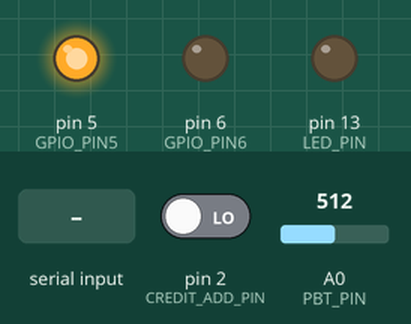
Bench run of a sketch on a simulated Arduino Uno, built with avr-gcc and run on an emulated ATmega328P. On the bench: output pins drawn as LEDs (lit = HIGH). The inputs (shaded band) are chosen by the test bench; at power-on: A0 (PBT_PIN) = 512, pin 2 (CREDIT_ADD_PIN) LOW. What the sketch prints to the serial monitor is not drawn.

Above: at 0.1 s.
1.4 s: "PIN6_HIGH\n" received over Serial
At 2.7 s:
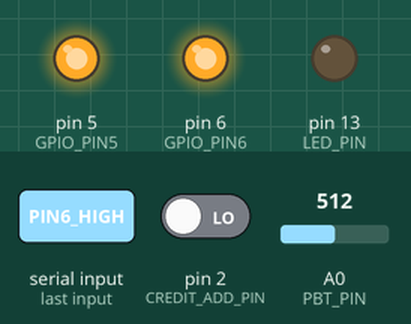
3.3 s: A0 (PBT_PIN) set to 533
6.3 s: A0 (PBT_PIN) set to 560
At 7.5 s:
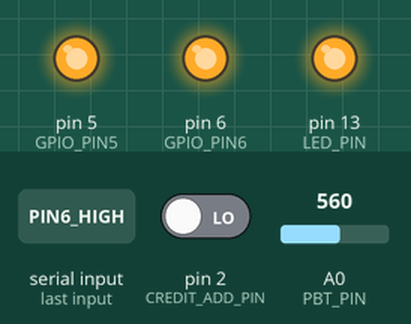
7.8 s: "PIN5_LOW\n" received over Serial
At 8.8 s:
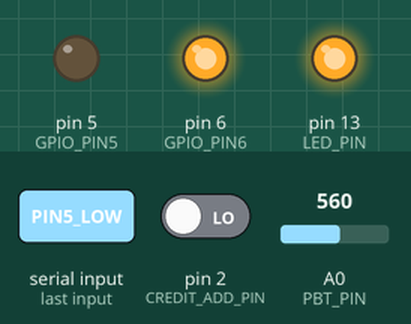
9.3 s: "RESET_GPIO\n" received over Serial
At 10.0 s:
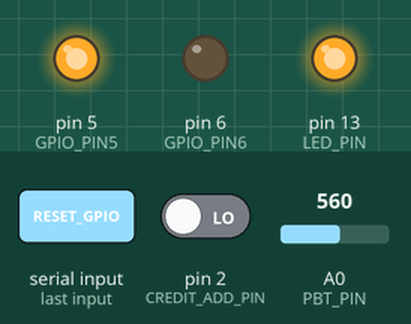
Timing chart, 0 to 11.8 s (numbered marks = the images above; inputs shaded):
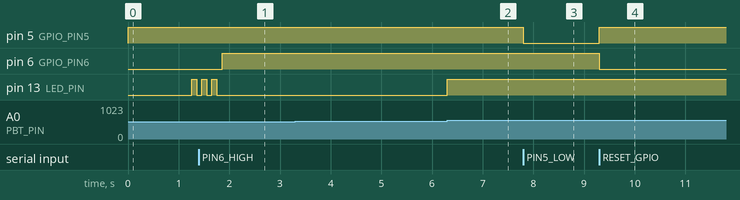

The sketch:

pbt_with_credits.ino
```cpp
// SICK 10 Bar PBT Sensor with GPIO Control + Credit Tracking
// Reads PBT sensor, controls arcade GPIO pins, and tracks credits
// Credit system: 2 PBT hits = 1 credit deducted

const int PBT_PIN = A0;
const int LED_PIN = 13;
const int GPIO_PIN6 = 6;  // Arcade motherboard Pin 6 (Press START)
const int GPIO_PIN5 = 5;  // Arcade motherboard Pin 5 (Press ACTIVE)
const int CREDIT_ADD_PIN = 2;  // Pin 2 (interrupt-capable) - Credit add signal (falling edge 5V→0V)
const int SAMPLES_PER_SEC = 800;
const unsigned long SAMPLE_US = 1000000UL / SAMPLES_PER_SEC;

// Averaging for noise reduction
const int AVG_SAMPLES = 4;

// Expected baseline for SICK sensor (~380 for 1.86V on 5V Arduino)
const int EXPECTED_BASELINE_MIN = 350;
const int EXPECTED_BASELINE_MAX = 450;

// Calibration
const int CALIBRATION_SAMPLES = 1000;  // ~1.25 seconds
int baselineOffset = 512;
bool calibrated = false;
int calCount = 0;
long calSum = 0;

// Diagnostics
unsigned long lastStatsMs = 0;
unsigned long sampleCount = 0;
int minValue = 1023;
int maxValue = 0;

// Activity detection for LED
int activityThreshold = 30;
unsigned long lastActivityMs = 0;
const unsigned long LED_ON_MS = 100;

// GPIO command handling
String gpioCommand = "";
bool gpioCommandReady = false;

// Credit tracking system
volatile int credits = 0;     // Current credit count (starts at 0) - volatile for interrupt
int pbt_hit_count = 0;        // Count PBT hits (2 hits = 1 credit deducted)
const int HITS_PER_CREDIT = 2;

// Credit add interrupt debouncing (flag-based approach)
volatile bool creditAddPending = false;  // Flag set by interrupt, processed in main loop
volatile unsigned long creditAddInterruptTime = 0;  // Timestamp when interrupt fired
unsigned long lastCreditAddProcessedMs = 0;  // Last time credit was actually added
const unsigned long CREDIT_ADD_DEBOUNCE_MS = 1000;  // Debounce time (1000ms = max 1 credit/second, prevents bounce/glitches)
const unsigned long CREDIT_ADD_MIN_LOW_MS = 20;  // Minimum time pin must stay LOW to be valid (filters noise)

unsigned long nextSample = 0;

void setup() {
  Serial.begin(115200);
  pinMode(PBT_PIN, INPUT);
  pinMode(LED_PIN, OUTPUT);
  pinMode(GPIO_PIN6, OUTPUT);
  pinMode(GPIO_PIN5, OUTPUT);
  pinMode(CREDIT_ADD_PIN, INPUT);  // No pull-up, Pi GPIO controls the pin directly (3.3V HIGH, 0V LOW)

  // Set initial GPIO states (idle state)
  digitalWrite(LED_PIN, LOW);
  digitalWrite(GPIO_PIN6, LOW);   // Pin 6 normally LOW
  digitalWrite(GPIO_PIN5, HIGH);  // Pin 5 normally HIGH

  // Initialize credit add flag
  creditAddPending = false;
  creditAddInterruptTime = 0;
  lastCreditAddProcessedMs = 0;

  // Attach interrupt for credit add signal (falling edge: 3.3V → 0V)
  attachInterrupt(digitalPinToInterrupt(CREDIT_ADD_PIN), handleCreditAdd, FALLING);

  // Use default 5V reference
  analogReference(DEFAULT);

  nextSample = micros();
  lastStatsMs = millis();
  delay(100);

  Serial.println("# SICK 10 Bar PBT Sensor + GPIO Control + Credit Tracking");
  Serial.println("# Credit System: 2 PBT hits = 1 credit deducted");
  Serial.println("# Expected baseline: ~385 ADC counts (1.88V)");
  Serial.println("# Expected peak: ~607 ADC counts (2.96V)");
  Serial.println("# GPIO: Pin 6 (START), Pin 5 (ACTIVE) - 5V output");
  Serial.println("# Credit Add: Pin 2 (falling edge 3.3V→0V from Pi GPIO triggers +1 credit)");
  Serial.println("# Commands: PIN6_HIGH, PIN6_LOW, PIN5_HIGH, PIN5_LOW, RESET_GPIO, STATUS");
  Serial.println("# Credit Commands: PBT_HIT, GET_CREDITS, SET_CREDITS:<n>, ADD_CREDITS:<n>");
  Serial.println("# CALIBRATING...");

  // Send initial credit status
  sendCreditStatus();
}

void loop() {
  unsigned long now = micros();
  unsigned long nowMs = millis();

  // Handle GPIO and credit commands from Pi
  handleSerialCommands();

  // Process pending credit add from interrupt (with debouncing and noise filtering)
  if (creditAddPending) {
    // CRITICAL: Verify the pin is actually LOW and stays LOW for minimum duration
    // This filters out brief noise spikes that cause false falling edges
    unsigned long interruptTime = creditAddInterruptTime;
    unsigned long timeSinceInterrupt = nowMs - interruptTime;

    // Check current pin state
    int currentPinState = digitalRead(CREDIT_ADD_PIN);

    if (currentPinState == HIGH) {
      // Pin is HIGH - was just a brief noise spike, ignore
      // This filters out very brief LOW pulses that don't last long enough
      creditAddPending = false;
    } else if (currentPinState == LOW) {
      // Pin is LOW - check if it's been LOW long enough to be valid
      if (timeSinceInterrupt >= CREDIT_ADD_MIN_LOW_MS) {
        // Pin has been LOW for minimum duration - this is a valid signal
        // Now check debounce (time since last credit add)
        if (nowMs - lastCreditAddProcessedMs >= CREDIT_ADD_DEBOUNCE_MS) {
          // Double-check pin is still LOW (one more verification)
          if (digitalRead(CREDIT_ADD_PIN) == LOW) {
            // Process the credit add - this is a confirmed valid signal
            credits++;
            pbt_hit_count = 0;  // Reset hit counter when manually adding credits
            lastCreditAddProcessedMs = nowMs;

            sendCreditStatus();
            Serial.println("# Credit added via hardware signal (Pin 2 falling edge)");
          }
          // Clear flag after processing (whether successful or not)
          creditAddPending = false;
        } else {
          // Debounce active - ignore this trigger
          // Clear flag to prevent spamming
          creditAddPending = false;
        }
      }
      // If not enough time has passed, keep flag set and check again next iteration
      // This allows the pin to stabilize before we decide if it's valid
    }
  }

  // LED activity indicator
  if (nowMs - lastActivityMs > LED_ON_MS) {
    digitalWrite(LED_PIN, LOW);
  }

  if ((long)(now - nextSample) >= 0) {
    nextSample += SAMPLE_US;

    // Read with averaging to reduce noise
    long sum = 0;
    for (int i = 0; i < AVG_SAMPLES; i++) {
      sum += analogRead(PBT_PIN);
      delayMicroseconds(10);
    }
    int rawValue = sum / AVG_SAMPLES;

    // Calibration phase - find baseline
    if (!calibrated) {
      calSum += rawValue;
      calCount++;

      if (calCount >= CALIBRATION_SAMPLES) {
        int measuredBaseline = calSum / calCount;
        baselineOffset = measuredBaseline;
        calibrated = true;

        Serial.print("# BASELINE MEASURED=");
        Serial.print(measuredBaseline);
        Serial.print(" ADC counts (");
        Serial.print((measuredBaseline * 5.0) / 1023.0, 2);
        Serial.println("V)");

        // Sanity check
        if (measuredBaseline < EXPECTED_BASELINE_MIN ||
            measuredBaseline > EXPECTED_BASELINE_MAX) {
          Serial.print("# WARNING: Baseline outside expected range ");
          Serial.print(EXPECTED_BASELINE_MIN);
          Serial.print("-");
          Serial.println(EXPECTED_BASELINE_MAX);
          Serial.println("# Check sensor connections!");
        } else {
          Serial.println("# Baseline looks good!");
        }

        Serial.println("# READY");

        // Blink LED to indicate ready
        for (int i = 0; i < 3; i++) {
          digitalWrite(LED_PIN, HIGH);
          delay(100);
          digitalWrite(LED_PIN, LOW);
          delay(100);
        }

        // Send credit status after calibration
        sendCreditStatus();
      }
      return;
    }

    // Normal operation - re-center around 512
    int value = rawValue - baselineOffset + 512;

    // Clamp to valid range
    if (value < 0) value = 0;
    if (value > 1023) value = 1023;

    // Activity detection for LED
    int deviation = abs(value - 512);
    if (deviation > activityThreshold) {
      digitalWrite(LED_PIN, HIGH);
      lastActivityMs = nowMs;
    }

    // Track statistics
    sampleCount++;
    if (rawValue < minValue) minValue = rawValue;
    if (rawValue > maxValue) maxValue = rawValue;

    // Send centered data (compatible with existing Pi software)
    Serial.println(value);
  }

  // Print diagnostics every 5 seconds
  unsigned long nowMs2 = millis();
  if (calibrated && nowMs2 - lastStatsMs >= 5000) {
    int range = maxValue - minValue;

    Serial.print("# STATS: samples=");
    Serial.print(sampleCount);
    Serial.print(" raw_min=");
    Serial.print(minValue);
    Serial.print(" raw_max=");
    Serial.print(maxValue);
    Serial.print(" range=");
    Serial.print(range);
    Serial.print(" (");
    Serial.print((range * 5.0) / 1023.0, 2);
    Serial.println("V)");

    // Interpretation
    if (range < 20) {
      Serial.println("# No activity detected (range < 20 counts)");
    } else if (range > 200) {
      Serial.println("# High activity detected! Good signal.");
    }

    lastStatsMs = nowMs2;
    // Reset min/max for next period
    minValue = 1023;
    maxValue = 0;
  }
}

void handleSerialCommands() {
  // Read serial commands from Pi
  while (Serial.available()) {
    char c = Serial.read();

    if (c == '\n' || c == '\r') {
      if (gpioCommand.length() > 0) {
        processCommand(gpioCommand);
        gpioCommand = "";
      }
    } else {
      gpioCommand += c;
    }
  }
}

void processCommand(String command) {
  command.trim();

  // GPIO commands
  if (command == "PIN6_HIGH") {
    digitalWrite(GPIO_PIN6, HIGH);
    Serial.println("# GPIO: Pin 6 → HIGH (5V)");
  }
  else if (command == "PIN6_LOW") {
    digitalWrite(GPIO_PIN6, LOW);
    Serial.println("# GPIO: Pin 6 → LOW (0V)");
  }
  else if (command == "PIN5_HIGH") {
    digitalWrite(GPIO_PIN5, HIGH);
    Serial.println("# GPIO: Pin 5 → HIGH (5V)");
  }
  else if (command == "PIN5_LOW") {
    digitalWrite(GPIO_PIN5, LOW);
    Serial.println("# GPIO: Pin 5 → LOW (0V)");
  }
  else if (command == "RESET_GPIO") {
    digitalWrite(GPIO_PIN6, LOW);
    digitalWrite(GPIO_PIN5, HIGH);
    Serial.println("# GPIO: Reset to idle state");
  }
  else if (command == "STATUS") {
    Serial.print("# GPIO STATUS: Pin6=");
    Serial.print(digitalRead(GPIO_PIN6) ? "HIGH" : "LOW");
    Serial.print(" Pin5=");
    Serial.println(digitalRead(GPIO_PIN5) ? "HIGH" : "LOW");
    sendCreditStatus();
  }

  // Credit tracking commands
  else if (command == "PBT_HIT") {
    handlePBTHit();
  }
  else if (command == "GET_CREDITS") {
    sendCreditStatus();
  }
  else if (command.startsWith("SET_CREDITS:")) {
    int newCredits = command.substring(12).toInt();
    if (newCredits >= 0) {
      credits = newCredits;
      pbt_hit_count = 0;  // Reset hit counter when manually setting credits
      Serial.print("# Credits set to: ");
      Serial.println(credits);
      sendCreditStatus();
    }
  }
  else if (command.startsWith("ADD_CREDITS:")) {
    int addCredits = command.substring(12).toInt();
    if (addCredits > 0) {
      credits += addCredits;
      Serial.print("# Credits added: ");
      Serial.print(addCredits);
      Serial.print(" (Total: ");
      Serial.print(credits);
      Serial.println(")");
      sendCreditStatus();
    }
  }
  else {
    Serial.print("# Unknown command: ");
    Serial.println(command);
  }
}

void handlePBTHit() {
  // Increment PBT hit counter
  pbt_hit_count++;

  Serial.print("# PBT_HIT received (hit #");
  Serial.print(pbt_hit_count);
  Serial.print(" of ");
  Serial.print(HITS_PER_CREDIT);
  Serial.println(")");

  // Check if we've reached the threshold for credit deduction
  if (pbt_hit_count >= HITS_PER_CREDIT) {
    if (credits > 0) {
      credits--;
      Serial.print("# Credit deducted! Credits remaining: ");
      Serial.println(credits);
    } else {
      Serial.println("# No credits remaining - hit counted but no credit to deduct");
    }

    // Reset hit counter
    pbt_hit_count = 0;

    // Send updated credit status to Pi
    sendCreditStatus();
  } else {
    // Send intermediate status (shows hit count progress)
    Serial.print("# CREDIT_PROGRESS:");
    Serial.print(pbt_hit_count);
    Serial.print("/");
    Serial.println(HITS_PER_CREDIT);
  }
}

void sendCreditStatus() {
  Serial.print("CREDITS:");
  Serial.println(credits);
}

// Interrupt handler for credit add signal (falling edge on Pin 2)
// Uses flag-based approach: set flag in interrupt, process in main loop
void handleCreditAdd() {
  // Simply set the flag - actual processing happens in main loop with proper debouncing
  // This prevents issues with millis() not updating in interrupt context
  creditAddPending = true;
  creditAddInterruptTime = millis();  // Note: millis() may not update in interrupt, but we use it for reference
}

// Hardware Connection:
// SICK 10 Bar PBT Sensor:
//   Signal Out ──── 100kΩ ──── Arduino A0
//   Ground     ──────────────── Arduino GND
// Arcade Motherboard:
//   Pin 6 (START) ──────────── Arduino Pin 6
//   Pin 5 (ACTIVE) ─────────── Arduino Pin 5
// Credit Add Signal:
//   Pi GPIO 18 (Pin 12) ────── Arduino Pin 2
//   Signal: Falling edge (3.3V HIGH → 0V LOW) triggers +1 credit
//   Arduino Pin 2: INPUT (no pull-up, Pi GPIO controls directly)
//   Idle: Pi GPIO HIGH (3.3V) = Arduino sees HIGH
//   Trigger: Pi GPIO LOW (0V) = Arduino sees LOW (falling edge detected)
//
// Credit System:
//   - 2 PBT hits = 1 credit deducted
//   - Falling edge on Pin 2 = +1 credit (hardware trigger)
//   - Starts with 0 credits
//   - Use SET_CREDITS:<n> or ADD_CREDITS:<n> to add credits
//   - Pi sends PBT_HIT after each pulse generation
//   - Arduino sends CREDITS:<n> to Pi when count changes
```

Measured:
- the behaviour switches between 542 and 543 on A0 (PBT_PIN) (found by bisection; images 1 and 2)
- after the input at 1.4 s, pin 6 (GPIO_PIN6): LOW → HIGH after 0.46 s
- after the input at 6.3 s, pin 13 (LED_PIN): LOW → HIGH at once
- after the input at 7.8 s, pin 5 (GPIO_PIN5): HIGH → LOW at once
- after the input at 9.3 s, pin 5 (GPIO_PIN5): LOW → HIGH at once; pin 6 (GPIO_PIN6): HIGH → LOW at once
- by itself, pin 13 (LED_PIN): alternates HIGH for 0.10 s and LOW for 0.10 s, 4 changes in all, then stays LOW
